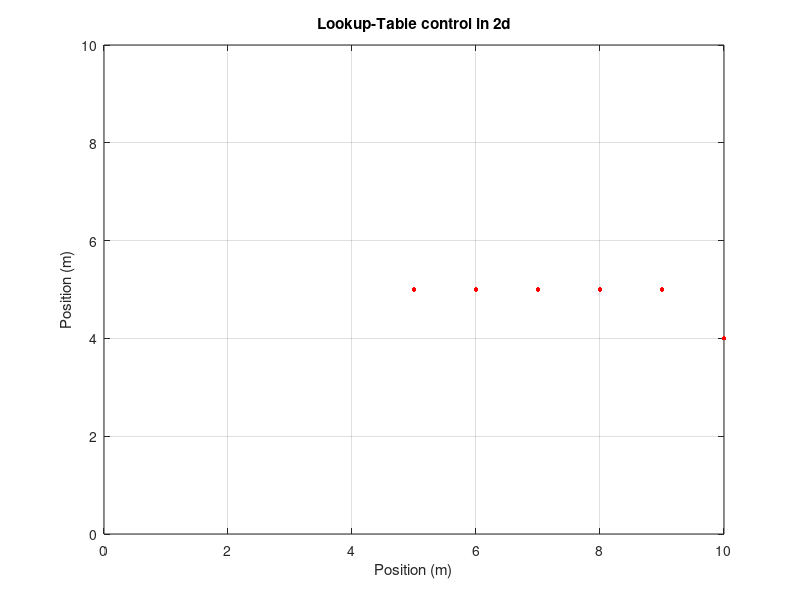

MATLAB code to generate this figure:
clear;
close all;
clf;

v_x = 1;
v_y = 1;

graph_min = 0;
graph_max = 10;

%p_zeros = [7, 3; 1, 2; 4, 9; 10, 10];
p_zero = [10, 4];
target_point = [5, 5];

colors = ['.r', '.g', '.b', '.c'];



current_pos = p_zero;
reached_x = 0;
reached_y = 0;
color = '.r';
plot(current_pos(1), current_pos(2), color, 'MarkerSize', 10);
hold ON;
while reached_x == 0 || reached_y == 0
    if current_pos(1) > target_point(1)
        current_pos(1) = current_pos(1) - v_x;
    elseif current_pos(1) < target_point(1)
        current_pos(1) = current_pos(1) + v_x;
    else
        reached_x = 1;
    end
    
    if current_pos(2) > target_point(2)
        current_pos(2) = current_pos(2) - v_y;
    elseif current_pos(2) < target_point(2)
        current_pos(2) = current_pos(2) + v_y;
    else
        reached_y = 1;
    end
    plot(current_pos(1),current_pos(2), color, 'MarkerSize', 10);
end


xlim([graph_min, graph_max]);
ylim([graph_min, graph_max]);
xlabel('Position (m)');
ylabel('Position (m)');
title('Lookup-Table control in 2d');
grid ON;